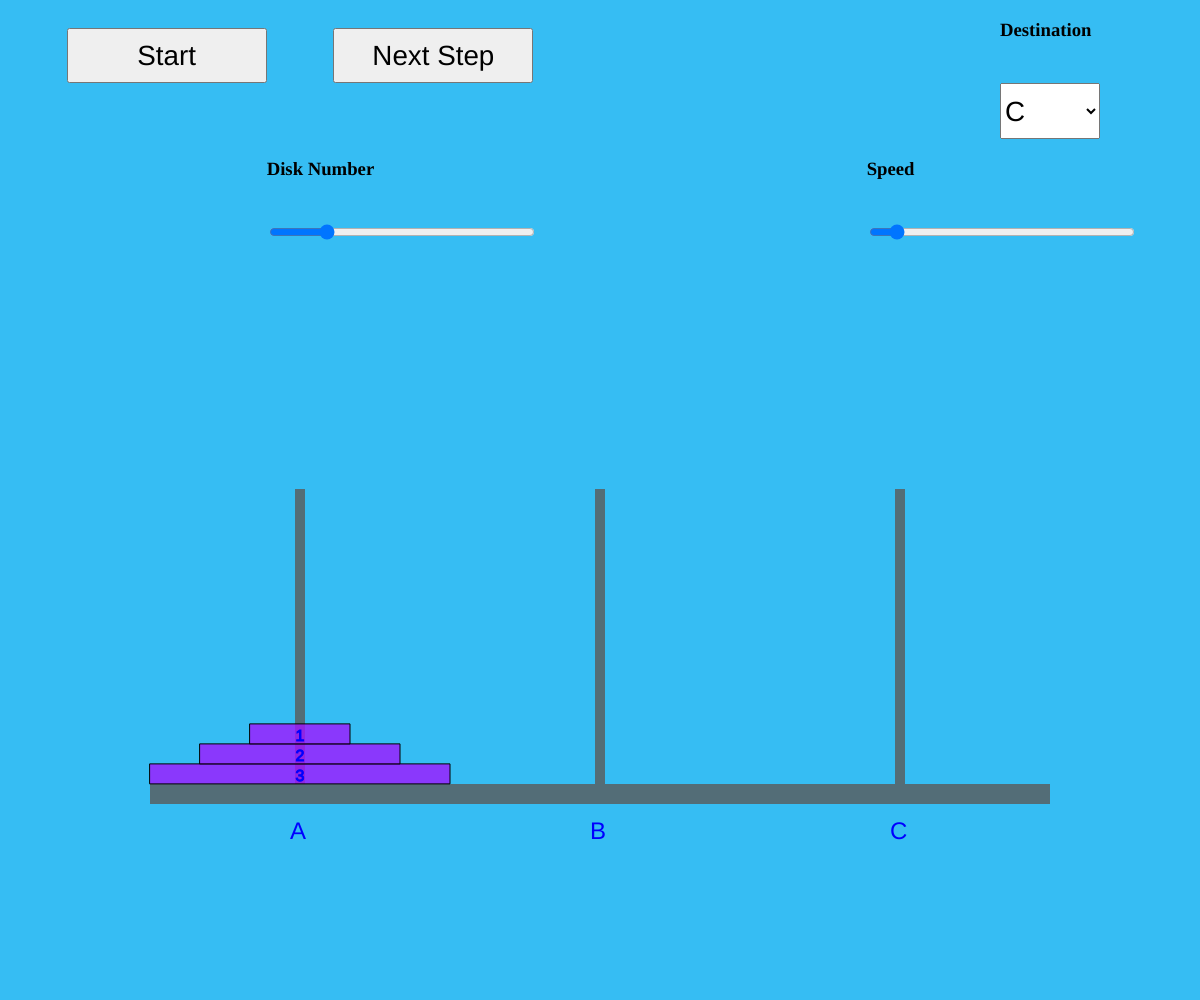
Frame 1 (no input)
Frame 60 (no input): identical to frame 1, image omitted
Frame 120 (the mouse pressed at the canvas centre since frame 60): identical to frame 1, image omitted

The p5.js sketch that drew this single still picture (run headless with seeded random() and noise() and a simulated clock; from frame 60 on, the mouse is pressed at the canvas centre):

// p5.js sketch
// ── sketch.js
function setup() {
  var ww = windowWidth > 600 ? windowWidth : 600;
  var wh = windowHeight > 500 ? windowHeight : 500;
  createCanvas(ww, wh);
  createDoms();
  dest = "C";
  aux = "B";
  createPegsDisks();

}

function draw() {
  background(54, 189, 243);
  displayDoms();
  animationController();
}

function TowerOfHanoi(n, frompeg, topeg, auxpeg) {
  if (n == 1) {
    //console.log("Move disk 1 from peg "+frompeg+" to peg "+topeg);
    moves.push([frompeg, topeg]);
    return;
  }
  TowerOfHanoi(n - 1, frompeg, auxpeg, topeg);
  //console.log("Move disk from peg "+frompeg+" to peg "+topeg);
  moves.push([frompeg, topeg]);

  TowerOfHanoi(n - 1, auxpeg, topeg, frompeg);
}












// ── Disk.js
class Disk{
    constructor(peg, w, h, weight){
        this.px = peg.px;
        this.py = peg.py+(peg.h/2)-(peg.w*1.5)-(peg.diskNum*h);
        this.w = w;
        this.h = h;
        this.moving=false;
        this.frompeg;
        this.topeg;
        this.temp_px;
        this.temp_py;
        this.phase;
        this.movingLen;
        this.weight = weight
        peg.diskNum++;
    }

    moveTo(from_peg, to_peg){
        this.frompeg = from_peg;
        this.topeg = to_peg;
        this.moving = true;
        diskMoving = true;
        this.phase = 1;
        this.movingLen = (this.frompeg.h/2)+this.py+this.h;
        this.temp_px = to_peg.px;
        this.temp_py = to_peg.py+(to_peg.h/2)-(to_peg.w*1.5)-(to_peg.diskNum*this.h);
        to_peg.diskNum++;
        from_peg.diskNum--;
    }

    display(){

        push();
        let moving_speed = speedSlider.value();
        if(this.moving){
            if(this.phase==1){
                if(this.movingLen>0){
                    this.py -= moving_speed;
                    this.movingLen -= moving_speed;
                }
                else{
                    this.phase = 2;
                }
            }
            if(this.phase==2){
                
                if(this.px < this.temp_px){
                    if(this.px+moving_speed>this.temp_px){
                        this.px = this.temp_px;
                        this.phase = 3;
                    }
                    else{
                        this.px += moving_speed;
                    }
                    
                }
                else if(this.px>this.temp_px){
                    if(this.px-moving_speed<this.temp_px){
                        this.px = this.temp_px;
                        this.phase = 3;
                    }
                    else{
                        this.px -= moving_speed;
                    }
                    
                }

                else{
                    this.phase = 3;
                }
            }
            if(this.phase==3){
                if(this.py<this.temp_py){
                    if(this.py+moving_speed>this.temp_py){
                        this.py = this.temp_py;
                        this.moving = false;
                        diskMoving = false;
                    }
                    else{
                        this.py += moving_speed;
                    }
                }
                else{
                    this.moving = false;
                    diskMoving = false;
                }
            }
        }
        translate(width/2, height/2);
        rectMode(CENTER);
        stroke(0,0,0);
        fill(161, 20, 255, 200);
        rect(this.px, this.py, this.w, this.h);
        fill(0,0,255);
        stroke(0,0,255);
        textSize(16);
        textAlign(CENTER);
        text(this.weight,this.px, this.py+this.h/3);
        pop();
    }

    

}
// ── Pegs.js
class Pegs{
    constructor(px, py, w, h, diskNum, peg){
        this.px = px;
        this.py = py;
        this.w = w;
        this.h = h;
        this.diskNum = diskNum;
        this.peg = peg;
    }

    display(){
        push();
        translate(width/2, height/2);
        rectMode(CENTER);
        noStroke();
        fill(83, 109, 119);
        rect(this.px, this.py, this.w, this.h);
        if(this.peg != null){
            fill(0,0,255);
            textSize(24);
            text(this.peg,this.px-this.w, this.py+this.h/1.5);
        }
        pop();
    }

    
}
// ── drawTexts.js

function showDiskNumText() {
    var id = numSlider.elt.id;
    var display = document.getElementById(id).style.display;
    if (display != "none") {
        diskNum(60, 115);
    }
}

function showSpeedText() {
    var id = speedSlider.elt.id;
    var display = document.getElementById(id).style.display;
    if (display != "none") {
        textSpeed(btn_spaceing_x * 1, btn_spaceing_y * 5);
    }
}


function diskNum(x, y) {
    push();
    textSize(22);
    text("Disk Number:", x, y);
    pop();
}

function textSpeed(x, y) {
    push();
    textSize(22);
    text("Speed:", x, y);
    pop();
}
function textDestination(x, y) {
    push();
    textSize(22);
    text("Destination:", x, y);
    pop();
}
// ── functions.js
function createDoms() {
    push();
    btn_spaceing_x = width / 36;
    btn_spaceing_y = height / 36;

    btn_start = createButton("Start");
    btn_start.position(btn_spaceing_x * 2, btn_spaceing_y);
    btn_start.id("runner");
    btn_start.attribute('onclick', 'run()');
    btnStyle(btn_start);


    btn_step = createButton("Next Step");
    btn_step.position(btn_spaceing_x * 10, btn_spaceing_y);
    btn_step.id("step");
    btn_step.attribute('onclick', 'diskMover()');
    btnStyle(btn_step);

    btn_reStart = createButton("Restart");
    btn_reStart.position(btn_spaceing_x * 18, btn_spaceing_y);
    btn_reStart.id("restart");
    btn_reStart.attribute('onclick', 'reStart()');
    btn_reStart.style("display", "none");
    btnStyle(btn_reStart);

    opt_destination = createSelect();
    opt_destination.position(btn_spaceing_x * 30, btn_spaceing_y*3);
    opt_destination.option('B');
    opt_destination.option('C');
    opt_destination.selected('C');
    opt_destination.id('destination');
    opt_destination.changed(destination);
    btnStyle(opt_destination, 3);


    destinationh2 = createElement("h3", "Destination");
    destinationh2.position(btn_spaceing_x * 30, 0);


    numSlider = createSlider(1, 11, 3);
    numSlider.position(btn_spaceing_x * 8, btn_spaceing_y * 8);
    numSlider.style('width', (btn_spaceing_x * 8) + 'px');
    numSlider.id("numSlider");

    numSliderh2 = createElement("h3", "Disk Number");
    numSliderh2.position(btn_spaceing_x * 8, btn_spaceing_y * 5);

    speedSlider = createSlider(1, 50, 5, 1);
    speedSlider.position(btn_spaceing_x * 26, btn_spaceing_y * 8);
    speedSlider.style('width', (btn_spaceing_x * 8) + 'px');
    speedSlider.id("speedSlider");

    speedSliderh2 = createElement("h3", "Speed");
    speedSliderh2.position(btn_spaceing_x * 26, btn_spaceing_y * 5);

    pop();
}

function btnStyle(btn, w = 6){
    btn.style("width", (btn_spaceing_x * w) + 'px');
    btn.style("height", (btn_spaceing_y*2) + 'px');
    btn.style("font-size", (btn_spaceing_y) + 'px');
}


function displayDoms() {
    if (totalDisk != numSlider.value()) {
        reStart();
    }
    if (!diskMoving && !runner && start) {
        btn_reStart.style('display', 'block');
        btn_step.style('display', 'block');
    }
    else {
        btn_reStart.style('display', 'none');
    }

    if (start) {
        opt_destination.style("display", "none");
        destinationh2.style("display", "none");
    }
    else {
        opt_destination.style("display", "block");
        destinationh2.style("display", "block");
    }
}

function createPegsDisks() {
    divx = width / 4;
    divy = height / 4;
    pegs[0] = new Pegs(-divx, 0, pegsw, pegsh, 0, "A");
    pegs[1] = new Pegs(0, 0, pegsw, pegsh, 0, "B");
    pegs[2] = new Pegs(divx, 0, pegsw, pegsh, 0, "C");
    pegs[3] = new Pegs(0, (pegsh / 2) + (pegsw / 2), (divx * 3), pegsw * 2, 0);

    totalDisk = numSlider.value();

    for (var i = 0; i < totalDisk; i++) {
        disks[i] = new Disk(pegs[0], (divx) - (i * (divx / totalDisk)), 20, totalDisk - i);
        diskA.push(disks[i]);
    }
    TowerOfHanoi(totalDisk, "A", dest, aux);
}

function animationController() {
    if (moves.length <= movesCounter) {
        solved = true;
        runner = false;
    }
    if (solved && !diskMoving) {
        numSlider.style('display', 'block');
        numSliderh2.style('display', 'block');
        btn_start.style('display', 'none');
        btn_step.style('display', 'none');
    }
    if (runner) {
        if (moves.length > movesCounter && !diskMoving) {
            moveDisk(moves[movesCounter++]);
        }
    }
    push();
    translate(0, btn_spaceing_y * 5);
    pegs.forEach(e => {
        e.display();
    });
    diskA.forEach(e => {
        e.display();
    });
    diskB.forEach(e => {
        e.display();
    });
    diskC.forEach(e => {
        e.display();
    });
    pop();
}

function pegToPeg(from, to, frompegIndex, topegIndex) {
    let popedDisk = from.pop();
    to.push(popedDisk);
    popedDisk.moveTo(pegs[frompegIndex], pegs[topegIndex]);
}


function moveDisk(move) {
    [from, to] = move;
    if (from == "A") {
        if (to == "B") {
            pegToPeg(diskA, diskB, 0, 1);
        }
        else {
            pegToPeg(diskA, diskC, 0, 2);
        }
    }
    if (from == "B") {
        if (to == "A") {
            pegToPeg(diskB, diskA, 1, 0);
        }
        else {
            pegToPeg(diskB, diskC, 1, 2);
        }
    }
    if (from == "C") {
        if (to == "A") {
            pegToPeg(diskC, diskA, 2, 0);
        }
        else {
            pegToPeg(diskC, diskB, 2, 1);
        }
    }
}

function diskMover() {
    start = true;
    opt_destination.style('display', 'none');
    destinationh2.style('display', 'none');
    if (!runner && !solved && !diskMoving) {
        moveDisk(moves[movesCounter++]);
        numSlider.style('display', 'none');
        numSliderh2.style('display', 'none');
        speedSlider.style('display', 'block');
    }

}

function run() {
    start = true;
    numSlider.style('display', 'none');
    numSliderh2.style('display', 'none');
    speedSlider.style('display', 'block');
    btn_step.style('display', 'none');
    if (!solved) {
        runner = !runner;
        document.getElementById("runner").textContent = runner ? "Stop" : "Start";
    }
}

function destination() {
    var d = document.getElementById("destination").value;
    if (d == "B") {
        dest = "B";
        aux = "C";
    }
    else {
        dest = "C";
        aux = "B";
    }
    reStart();
}

function reStart() {
    if (!runner && !diskMoving) {
        start = runner = solved = false;
        pegs = [];
        diskA = [];
        diskB = [];
        diskC = [];
        moves = [];
        movesCounter = 0;
        numSlider.style('display', 'block');
        numSliderh2.style('display', 'block');
        btn_reStart.style('display', 'none');
        btn_start.style('display', 'block');
        btn_step.style('display', 'block');
        document.getElementById("runner").textContent = "Start";
        createPegsDisks();
    }
}
// ── style.css
html,
body {
  margin: 0;
  padding: 0;
}

canvas {
  display: block;
}

table {
  width: 100%;
  text-align: center;
}

td {
  width: 25%;
}

/* button {
  width: 10%;
  height: 30px;
  font-size: larger;
} */

.Start {
  background: #0aec0a;
}

.Stop {
  background-color: rgb(214, 11, 11);
}

#restart {
  display: none;
}

.test{
  background-color: rgba(161, 20, 255, 0.623);
}

// ── varables.js
let pegs = [];
let pegsh = 300;
let pegsw = 10;

let totalDisk;
let disks = [], diskA = [], diskB = [], diskC = [], moves = [];
let movesCounter = 0;
let runner = false;
let solved = false;
let diskMoving = false;

let numSlider;
let speedSlider;

var dest;
var aux;
var start = false;

var btn_start;
var btn_step;
var btn_reStart;
var opt_destination;
let destinationh2;
let numSliderh2;
let speedSliderh2;

var btn_spaceing_x;
var btn_spaceing_y;
